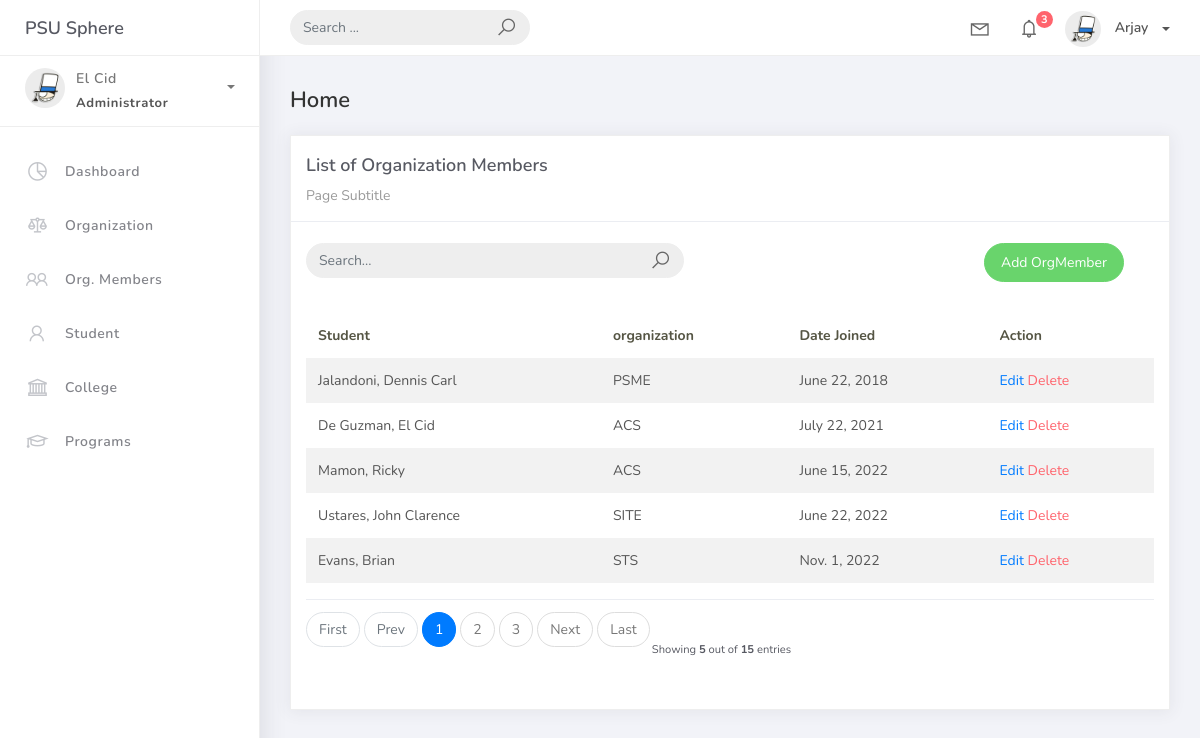
The page /orgmember_list on the database its author committed.
### studentorg/models.py (models this page shows, shortened)
class BaseModel (models.Model):
    created_at = models.DateTimeField(auto_now_add=True, db_index=True)
    updated_at = models.DateTimeField(auto_now=True)
    class Meta:
        abstract = True

class OrgMember(BaseModel):
    student = models.ForeignKey(Student, on_delete=models.CASCADE)
    organization = models.ForeignKey(Organization, on_delete=models.CASCADE)
    date_joined = models.DateField()

class Student(BaseModel):
    student_id = models.CharField(max_length=15)
    lastname = models.CharField(max_length=25, verbose_name="Last Name")
    firstname = models.CharField(max_length=25, verbose_name="First Name")
    middlename = models.CharField(max_length=25, blank=True, null=True , verbose_name="Middle Name")
    program = models.ForeignKey(Program, on_delete=models.CASCADE)
    def __str__(self) -> str:
        return f"{self.lastname}, {self.firstname}"

class Organization(BaseModel):
    name = models.CharField(max_length=250)
    college = models.ForeignKey(College, null=True, blank=True, on_delete=models.CASCADE)
    description = models.CharField(max_length=500)
    def __str__(self):
        return self.name

### studentorg/views.py (the view)
# urls.py: path('orgmember_list', OrgMemberlist.as_view(), name='orgmember-list'),
class OrgMemberlist(ListView):
    model = OrgMember
    content_object_name = 'orgmember'
    template_name = 'orgmember_list.html'
    paginate_by = 5
    ordering = ['date_joined']
    def get_queryset(self, *args, **kwargs):
        qs = super(OrgMemberlist, self).get_queryset(*args, **kwargs)
        if self.request.GET.get("q") != None:
            query = self.request.GET.get('q')
            qs = qs.filter(Q(date_joined__icontains=query)|Q(student__firstname__icontains=query)|
                           Q(student__lastname__icontains=query)|Q(organization__name__icontains=query))
        return qs

### templates/orgmember_list.html
{% extends 'base.html' %} {% load static %} {% block content %}
<div class="content">
    <div class="container-fluid">
        <h4 class="page-title">Home</h4>
        <div class="row">
            <div class="col-md-12">
                <div class="card">
                    <div class="card-header">
                        <div class="card-title">List of Organization Members</div>
                        <div class="card-category">Page Subtitle</div>
                    </div>
                    <br />
                    <div class="col-md-12 row">
                        <div class="col-md-6">
                            <form class="navbar-left navbar-form nav-search mr-md-3" action="{% url 'orgmember-list'%}">
                                <div class="input-group">
                                    <input type="text" placeholder="Search..." class="form-control" name="q" />
                                    <div class="input-group-append">
                                        <span class="input-group-text">
                                            <i class="la la-search search-icon"></i>
                                        </span>
                                    </div>
                                </div>
                            </form>
                        </div>
                        <div class="col-md-6">
                            <div class="pull-right">
                                <a href="{% url 'orgmember-add' %}" class="btn btn-success btn-rounded">Add OrgMember</a>
                            </div>
                        </div>
                    </div>
                    <div class="card-body">
                        <table class="table table-striped mt-3">
                            <thead>
                                <tr>
                                    <th scope="col">Student</th>
                                    <th scope="col">organization</th>
                                    <th scope="col">Date Joined</th>
                                    <th scope="col">Action</th>
                                </tr>
                            </thead>
                            <tbody>
                                {% for object in object_list %}
                                <tr>
                                    <td>{{ object.student }}</td>
                                    <td>{{ object.organization }}</td>
                                    <td>{{ object.date_joined }}</td>
                                    <td>
                                        <a href="orgmember_list/{{ object.id }}">Edit</a>
                                        <a href="orgmember_list/{{ object.id }}/delete" class="text-danger">Delete</a> </a>
                                    </td>
                                </tr>
                                {% empty %}
                                <tr>
                                    <td colspan="4" style="text-align: center">
                                        <p class="text-sm font-weight-bold mb-0">No Records Found</p>
                                    </td>
                                </tr>
                                {% endfor %}
                            </tbody>
                        </table>
                        {% include 'includes/pagination.html' %}
                    </div>
                </div>
            </div>
        </div>
    </div>
</div>
{% endblock %}

### rows shown on the page
OrgMember: student "Jalandoni, Dennis Carl", organization "PSME", date_joined "June 22, 2018"
OrgMember: student "De Guzman, El Cid", organization "ACS", date_joined "July 22, 2021"
OrgMember: student "Mamon, Ricky", organization "ACS", date_joined "June 15, 2022"
OrgMember: student "Ustares, John Clarence", organization "SITE", date_joined "June 22, 2022"
OrgMember: student "Evans, Brian", organization "STS", date_joined "Nov. 1, 2022"

### other values the page prints
{{ page_num }} "1"
{{ page_num }} "2" "3"
{{ object_list.count }} "5"
{{ paginator.count }} "15"
